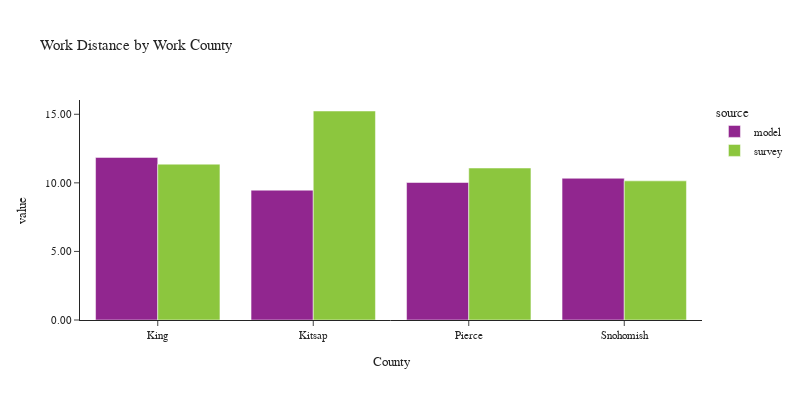

The notebook cell this image was saved under:
### Code cell
plot_work_location(df_workers, 'CountyName_work', 'Work County', 'County')

### Figure 1 — Plotly figure (JSON) as saved in the notebook; plotly's stock layout.template omitted (floating-point values rounded to 4 significant figures)
{"data": [{"alignmentgroup": "True", "customdata": [[1429211], [101342], [355796], [336812]], "hovertemplate": "source=model<br>CountyName_work=%{x}<br>value=%{y}<br>sample count=%{customdata[0]}<extra></extra>", "legendgroup": "model", "marker": {"color": "#91268F", "pattern": {"shape": ""}}, "name": "model", "offsetgroup": "model", "orientation": "v", "showlegend": true, "textposition": "auto", "type": "bar", "x": ["King", "Kitsap", "Pierce", "Snohomish"], "xaxis": "x", "y": [11.86, 9.466, 10.03, 10.33], "yaxis": "y"}, {"alignmentgroup": "True", "customdata": [[2198], [112], [206], [307]], "hovertemplate": "source=survey<br>CountyName_work=%{x}<br>value=%{y}<br>sample count=%{customdata[0]}<extra></extra>", "legendgroup": "survey", "marker": {"color": "#8CC63E", "pattern": {"shape": ""}}, "name": "survey", "offsetgroup": "survey", "orientation": "v", "showlegend": true, "textposition": "auto", "type": "bar", "x": ["King", "Kitsap", "Pierce", "Snohomish"], "xaxis": "x", "y": [11.36, 15.24, 11.08, 10.15], "yaxis": "y"}], "layout": {"barmode": "group", "font": {"size": 11}, "height": 400, "legend": {"title": {"text": "source"}, "tracegroupgap": 0}, "title": {"text": "Work Distance by Work County"}, "width": 800, "xaxis": {"anchor": "y", "domain": [0.0, 1.0], "title": {"text": "County"}}, "yaxis": {"anchor": "x", "domain": [0.0, 1.0], "tickformat": ".2f", "title": {"text": "value"}}}}
